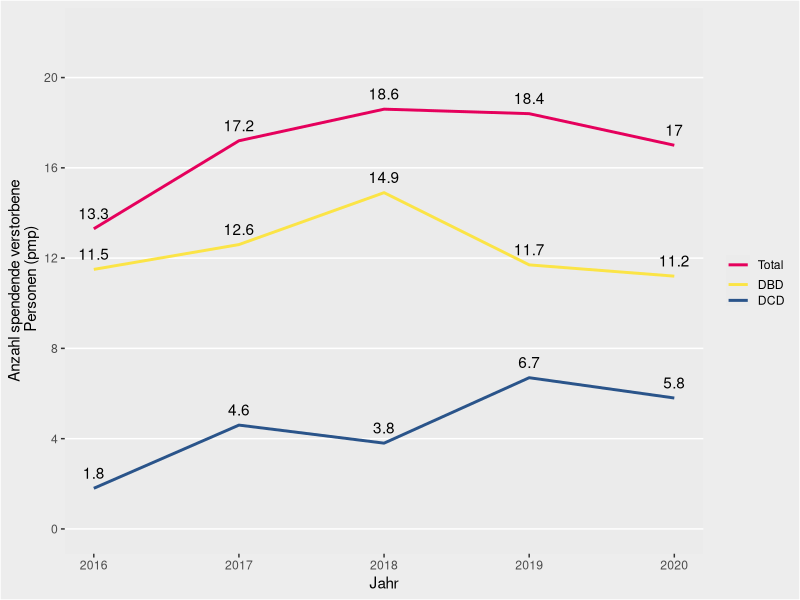
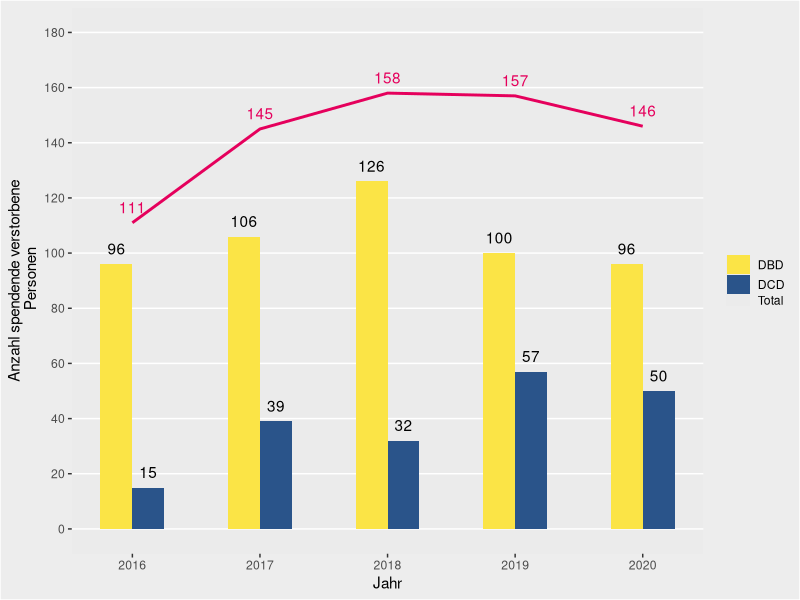
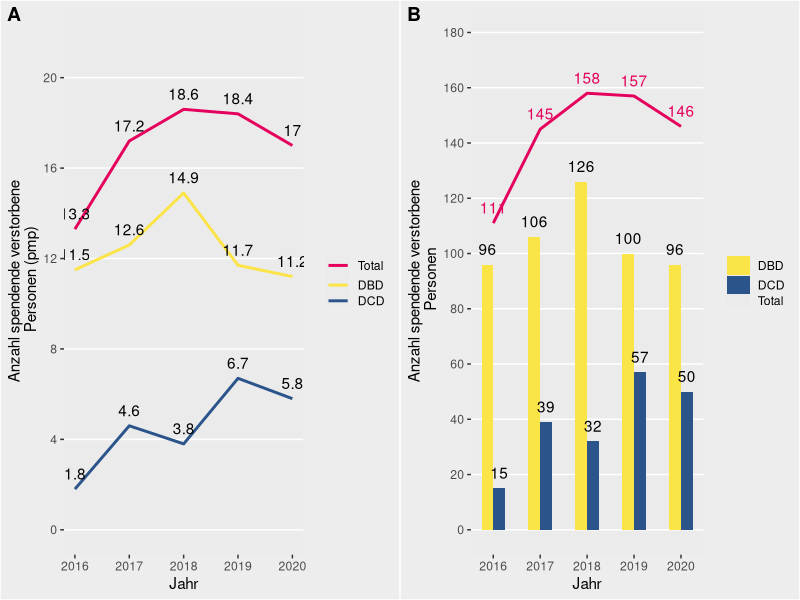
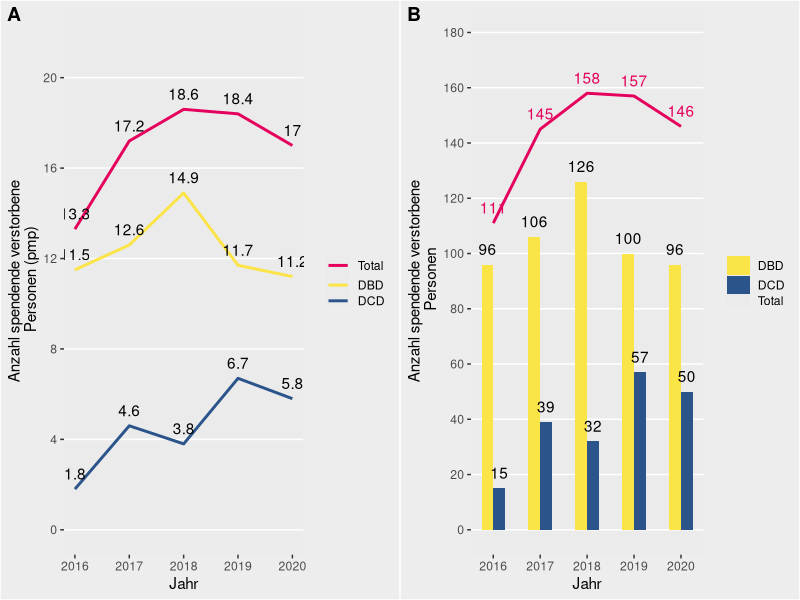

These charts were generated, in order, by the following R code:
## ---- chunk 1
knitr::opts_chunk$set(echo = TRUE)
## ---- chunk 2
library(reshape2)
library(ggplot2)

COLORS9 = c("#69d3c3", "#fbe446", "#e5005c", "#d1ccbd",
            "#9BBDC5", "#8bad8f", "#f2af5c", "#d98f8f", "#2A548A")
## ---- chunk 3
# Data taken from Annual Report 2020 (p. 32)
table3.2 = t(array(c(
  13.3,17.2,18.6,18.4,17.0,
  11.5,12.6,14.9,11.7,11.2,
  1.8,4.6,3.8,6.7,5.8), dim = c(5,3)))

colnames(table3.2) = 2016:2020
rownames(table3.2) = c("Total", "DBD", "DCD")
table3.2
## ---- chunk 4
data3.2 = melt(table3.2, varnames = c("Gruppe", "Jahr"), value.name = "Anzahl")
## ---- chunk 5
number_height = -0.8

p.line = ggplot(data3.2, aes(x=Jahr, y=Anzahl, col=Gruppe, group=Gruppe)) +

  # plot line with numbers
  geom_line(data = data3.2, size=1) +
  geom_text(data = data3.2, aes(label=Anzahl), vjust=number_height,
            col="black") +
  
  # some adjustments (colors, axes, etc)
  scale_color_manual(values=COLORS9[c(3,2,9)]) +
  scale_y_continuous(breaks = seq(0,22,4), limits = c(0,22)) +
  ylab("Anzahl spendende verstorbene\n Personen (pmp)") +
  theme(panel.grid.minor = element_blank(),
        panel.grid.major.x = element_blank(),
        plot.background = element_rect(fill = "grey93"),
        legend.title = element_blank(),
        legend.key.height = unit(c(0.5, 0.5, 0.1), 'cm'),
        legend.background = element_rect(fill="grey93"))
# ggsave(file="figure32.png", type="cairo-png")
p.line
## ---- chunk 6
# Data taken from Annual Report 2020 (p. 31)
table3.1 = t(array(c(
  96,106,126,100,96,
  15,39,32,57,50), dim = c(5,2)))

table3.1.totals = array(colSums(table3.1), dim = c(1,5))
colnames(table3.1) = 2016:2020
colnames(table3.1.totals) = 2016:2020
rownames(table3.1) = c("DBD", "DCD")
rownames(table3.1.totals) = c("Total")
table3.1
## ---- chunk 7
data3.1 = melt(table3.1, varnames = c("Gruppe", "Jahr"), value.name = "Anzahl")
data3.1.totals = melt(table3.1.totals, varnames = c("Gruppe", "Jahr"), value.name = "Anzahl")
## ---- chunk 8
number_height = -0.8
bar_with = 0.5

p.barline = ggplot(data3.1, aes(x=Jahr, y=Anzahl, fill=Gruppe, group=Gruppe)) +
  
  # plot bars with numbers
  geom_bar(data = data3.1, stat="identity", position="dodge", width=bar_with) +
  geom_text(data = data3.1, aes(label=Anzahl), vjust=number_height,
            position = position_dodge(width=bar_with)) +

  # plot line with numbers
  geom_line(data = data3.1.totals, col = COLORS9[3], size=1) +
  geom_text(data = data3.1.totals, aes(label=Anzahl), vjust=number_height,
            position = position_dodge(width=bar_with), col=COLORS9[3]) +
  
  # some adjustments (colors, axes, etc)
  scale_fill_manual(values=COLORS9[c(2,9,3)]) +
  scale_y_continuous(breaks = seq(0,180,20), limits = c(0,180)) +
  ylab("Anzahl spendende verstorbene\n Personen") +
  theme(panel.grid.minor = element_blank(),
        panel.grid.major.x = element_blank(),
        plot.background = element_rect(fill = "grey93"),
        legend.title = element_blank(),
        legend.key.height = unit(c(0.5, 0.5, 0.1), 'cm'),
        legend.background = element_rect(fill="grey93"))
# ggsave(file="figure31.png", type="cairo-png")
p.barline
## ---- chunk 9
cowplot::plot_grid(p.line, p.barline, nrow = 1, ncol = 2, labels = c("A", "B"))
ggsave(file="swt_example_plots.png", type="cairo-png")
